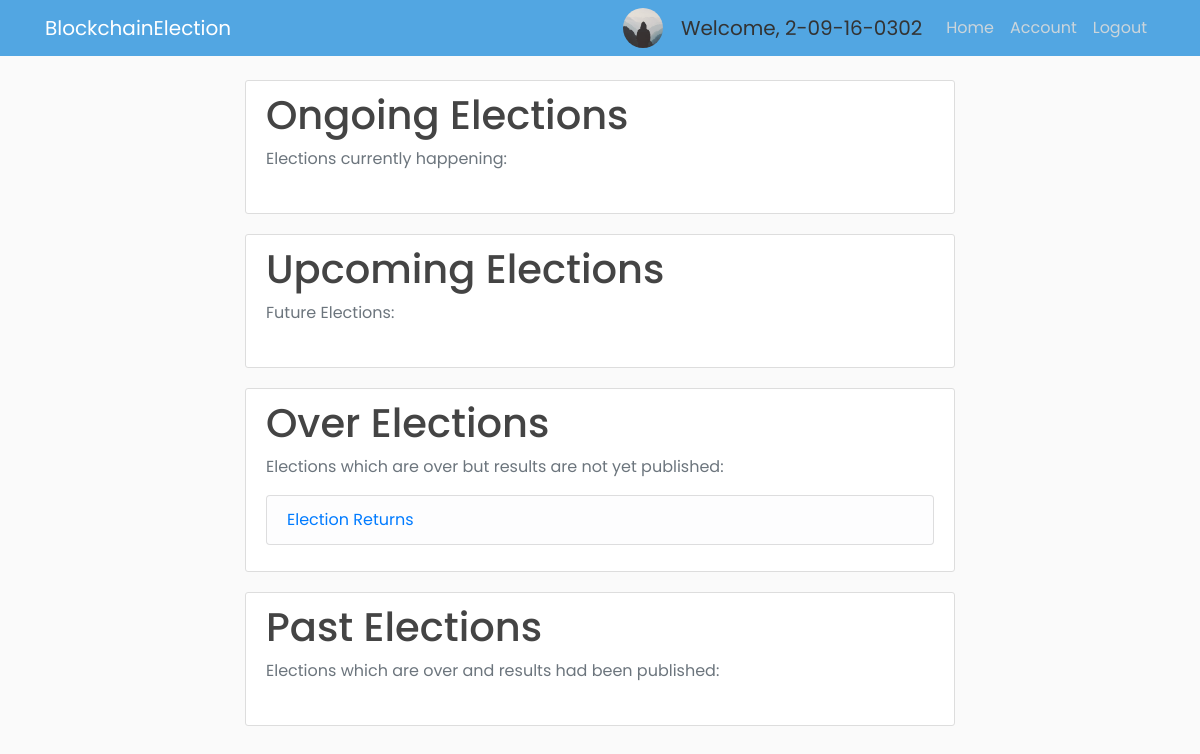
The app's page /home (signed in), older data.
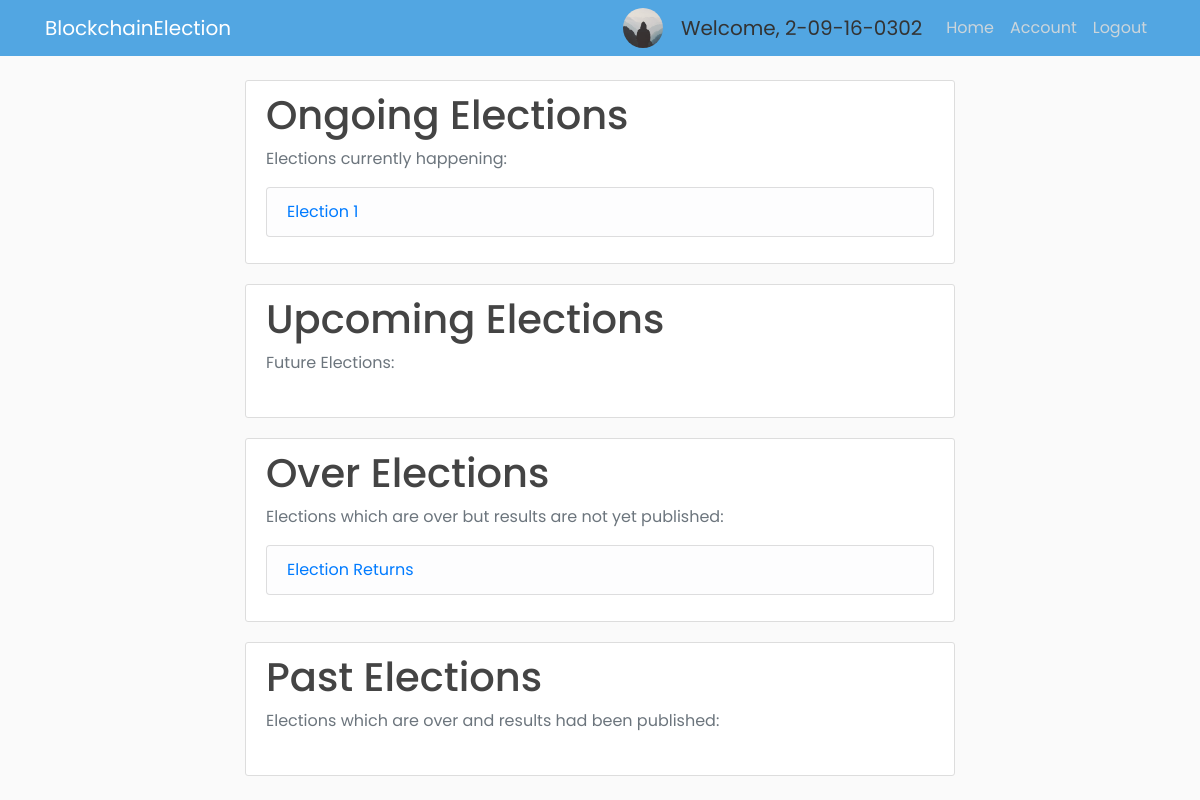
The same page, newer data.
### app/models.py (models this page shows, shortened)
class Voter(db.Model, UserMixin):
    id = db.Column(db.Integer, primary_key=True)
    cin = db.Column(db.String(30), unique=True, nullable=False)
    name = db.Column(db.String(255), nullable=False)
    email = db.Column(db.String(30), unique=True, nullable=False)
    dept = db.Column(db.String(4), db.ForeignKey('department.dept_code'), nullable=False)
    imagefile = db.Column(db.String(20), nullable=False, default='default.jpg')
    password = db.Column(db.String(60), nullable=False)
    join_year = db.Column(db.Integer, nullable=False, default=2016)
    is_admin = db.Column(db.Boolean, default=False, nullable=False)

class Election(db.Model):
    election_id = db.Column(db.String(5), primary_key=True, nullable=False)
    election_title = db.Column(db.String(255), nullable=False)
    create_date = db.Column(db.DateTime, nullable=False, default=datetime.utcnow)
    start_date = db.Column(db.DateTime, nullable=False, default=datetime.utcnow)
    end_date = db.Column(db.DateTime, db.CheckConstraint("end_date > start_date"), nullable=False)
    public_key = db.Column(db.Text, nullable=False, unique=True)
    max_attempt = db.Column(db.Integer, nullable=False, default=3)
    election_state = db.Column(db.String(30), db.CheckConstraint("election_state in ('upcoming', 'ongoing', 'over', 'counting_finished','past')"))
    results_published = db.Column(db.Boolean, nullable=False, default=False)

### app/routes.py (the view)
@app.route("/home")
def home():
    elections = elections = Election.query.order_by(Election.start_date.desc()).all()
    election_util.update_election_state()
    return render_template("home.html", elections=elections)

### app/election_util.py (called while the page is built)
def update_election_state():
    from app import db
    from app.models import Election
    from datetime import datetime
    elections = Election.query.all()
    for election in elections:
        if election.election_state == 'counting_finished':
            continue
        elif election.start_date <= datetime.now() <= election.end_date:
            election.election_state = 'ongoing'
        elif datetime.now() < election.start_date:
            election.election_state = 'upcoming'
        elif datetime.now() > election.end_date and election.results_published == False:
            election.election_state = 'over'
        elif datetime.now() > election.end_date and election.results_published == True:
            election.election_state = 'past'
    db.session.commit()
    print("Election states updated at", datetime.now())

### app/models.py (called while the page is built)
@login_manager.user_loader
def load_user(user_id):
    return Voter.query.get(int(user_id))

### app/templates/home.html (shortened to what this page needs)
{% extends "home_base.html" %}
{% block content %}
{% include 'ongoing_elections.html' %}
{% include 'upcoming_elections.html' %}
{% include 'over_elections.html' %}
{% include 'past_elections.html' %}
{% endblock content %}

### app/templates/home_base.html (shortened to what this page needs)
<!DOCTYPE html>
<html lang="en">
  <head>
    <link rel="stylesheet" href="https://maxcdn.bootstrapcdn.com/bootstrap/4.0.0/css/bootstrap.min.css">
    <link rel="stylesheet" type="text/css" href="{{ url_for('static', filename='main.css') }}">
  </head>
  <body>
    {% include 'navbar.html' %}
    <main role="main" class="container">
      <div class="center">
        <div class="col-md-8">
          {% block content %}
          {% endblock %}
        </div>
      </div>
    </main>
  </body>
</html>

### app/templates/navbar.html (shortened to what this page needs)
<header class="site-header">
  <nav class="navbar navbar-expand-md navbar-dark bg-steel fixed-top">
    <div class="container">
      <a class="navbar-brand mr-4" href="{{ url_for('home') }}">BlockchainElection</a>
      <div class="collapse navbar-collapse" id="navbarToggle">
        <div class="navbar-nav ml-auto">
          {% if current_user.is_admin %}
          <img class="rounded-circle account-img-small" src="/static/profile_pics/{{ current_user.imagefile }}">
          <a class="navbar-brand disabled ml-2" style="cursor: default;">Welcome, {{ current_user.cin }}</a>
          <a class="nav-item nav-link" href="{{ url_for('home') }}">Home</a>
          <a class="nav-item nav-link" href="{{ url_for('admin') }}">Admin</a>
          <a class="nav-item nav-link" href="{{ url_for('account') }}">Account</a>
          <a class="nav-item nav-link" href="{{ url_for('logout') }}">Logout</a>
          {% elif current_user.is_authenticated %}
          <img class="rounded-circle account-img-small" src="/static/profile_pics/{{ current_user.imagefile }}">
          <a class="navbar-brand disabled ml-2" style="cursor: default;">Welcome, {{ current_user.cin }}</a>
          <a class="nav-item nav-link" href="{{ url_for('home') }}">Home</a>
          <a class="nav-item nav-link" href="{{ url_for('account') }}">Account</a>
          <a class="nav-item nav-link" href="{{ url_for('logout') }}">Logout</a>
          {% else %}
            <a class="nav-item nav-link" href="{{ url_for('login') }}">Login</a>
            <a class="nav-item nav-link" href="{{ url_for('register') }}">Register</a>
          {% endif %}
        </div>
      </div>
    </div>
  </nav>
</header>

### app/templates/ongoing_elections.html
{% block ongoing_elections %}
<div class="content-section">
  <h1>Ongoing Elections</h1>
  <p class='text-muted'>Elections currently happening:
  <ul class="list-group">
      {% for election in elections %}
          {% if election.election_state == 'ongoing' %}
              <li class="list-group-item list-group-item-light"><a href="{{ url_for('view_election', id=election.election_id) }}">{{ election.election_title }}</a></li>
          {% endif %}
      {% endfor %}
  </ul>
  </p>
</div>
{% endblock ongoing_elections %}

### app/templates/upcoming_elections.html (shortened to what this page needs)
{% block upcoming_elections %}
<div class="content-section">
  <h1>Upcoming Elections</h1>
  <p class='text-muted'>Future Elections:
  </p>
</div>
{% endblock upcoming_elections %}

### app/templates/over_elections.html
{% block over_elections %}
<div class="content-section">
  <h1>Over Elections</h1>
  <p class='text-muted'>Elections which are over but results are not yet published:
  <ul class="list-group">
    {% for election in elections %}
      {% if election.election_state == 'over' or election.election_state == 'counting_finished' %}
          <li class="list-group-item list-group-item-light"><a href="{{ url_for('view_election', id=election.election_id) }}">{{ election.election_title }}</a></li>
      {% endif %}
    {% endfor %}
  </ul>
  </p>
</div>
{% endblock over_elections %}

### app/templates/past_elections.html (shortened to what this page needs)
{% block past_elections %}
<div class="content-section">
  <h1>Past Elections</h1>
  <p class='text-muted'>Elections which are over and results had been published:
  </p>
</div>
{% endblock past_elections %}

### app/static/main.css (style rules this page uses)
body { background: #fafafa; color: #333333; margin-top: 5rem; font-family: "Poppins", sans-serif; }
h1, h2, h3, h4, h5, h6 { color: #444444; }
.bg-steel { background-color: #52a6e2; }
.site-header .navbar-nav .nav-link { color: #cbd5db; }
.content-section { background: #ffffff; padding: 10px 20px; border: 1px solid #dddddd; border-radius: 3px; margin-bottom: 20px; }
.account-img-small { height: 40px; width: 40px; margin-right: 10px; }

### app/templates/home_base.html (style rules this page uses)
.center { height: 100%; display: flex; justify-content: center; align-items: center; }

Row changes from the older to the newer data that the page shows:
added Election: election_title "Election 1", shown under "Ongoing Elections"
